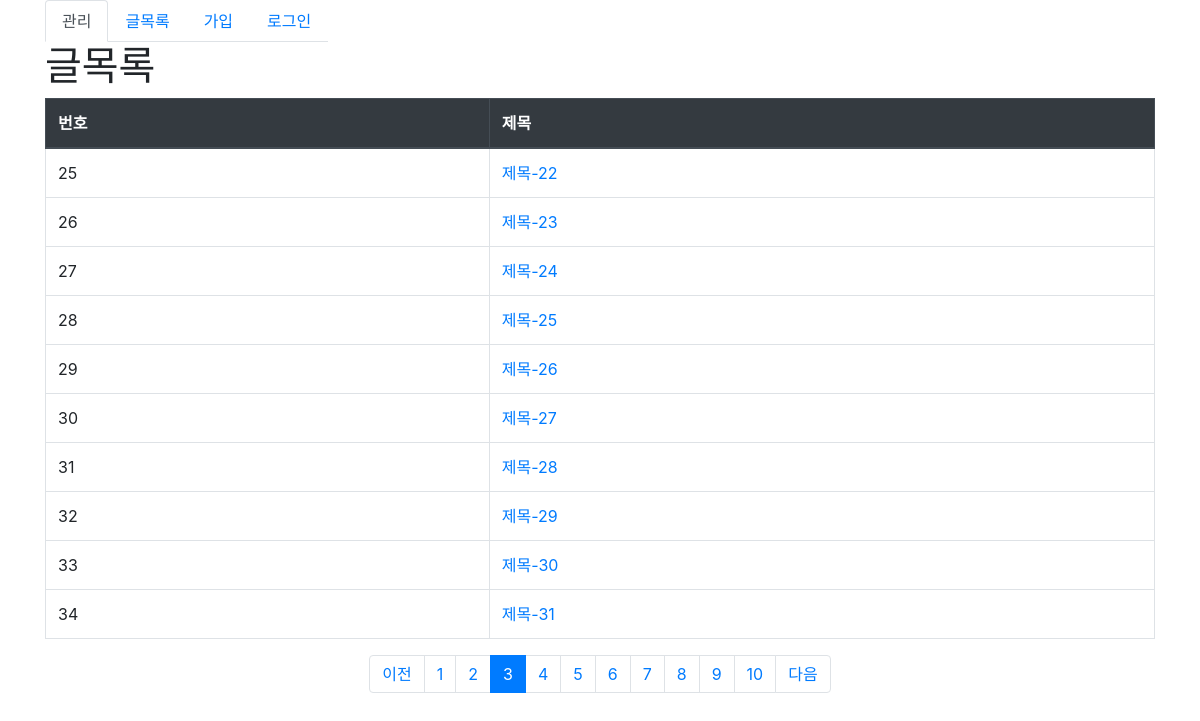
The app's page /board/list?page=3 with its own data.
### board/models.py (models this page shows, shortened)
class Post(models.Model):
    writer = models.ForeignKey(CustomUser, on_delete=models.SET_NULL, verbose_name='작성자', null=True, blank=True)
    title = models.CharField(max_length=255, verbose_name="글제목")# NOT NULL, 빈문자열을 허용 X
    content = models.TextField(verbose_name="글내용") # TextField: 대용량 text
    category = models.ForeignKey(to=Category, on_delete=models.SET_NULL, verbose_name="글 분류", null=True, blank=True)
    create_at = models.DateTimeField(verbose_name="작성일시", auto_now_add=True)
    update_at = models.DateTimeField(verbose_name="수정일시", auto_now=True)
    up_file = models.FileField(verbose_name="업로드 파일",
                               upload_to='files', # media/files 아래 파일을 저장.
                               null=True, blank=True # null값을 가질수 있는 컬럼.
                               )
    up_image = models.ImageField(verbose_name='업로드 이미지',
                                 upload_to="image/%Y/%m/%d",
                                 null=True, blank=True)

### board/views.py (the view)
# urls.py: path('list', views.PostListView.as_view(), name="list"),
class PostListView(ListView):
    template_name = "board/post_list.html"
    model = Post
    paginate_by = 10
    def get_context_data(self, **kwargs):
        context = super().get_context_data(**kwargs)
        paginator = context['paginator']
        page_group_count = 10 # 페이지 그룹에 속한 페이지 수.
        current_page = int(self.request.GET.get('page', 1))
        start_index = int((current_page-1)/page_group_count) * page_group_count
        end_index = start_index + page_group_count
        page_range = paginator.page_range[start_index:end_index]
        start_page = paginator.page(page_range[0]) # 시작페이지의 page객체
        end_page = paginator.page(page_range[-1]) #  마지막페이지의 page객체
        has_previous = start_page.has_previous() # 시작의 이전페이지가 있는지 여부.
        has_next = end_page.has_next()
        context['page_range'] = page_range
        if has_previous:
            context['has_previous'] = has_previous
            context['previous_page_no'] = start_page.previous_page_number # 시작페이지 이전페이지 번호.
        if has_next:
            context['has_next'] = has_next
            context['next_page_no'] = end_page.next_page_number # 마지막 페이지의 다음페이지 번호
        return context

### board/templates/board/post_list.html (shortened to what this page needs)
{%extends 'layout.html'%}
{% load bootstrap4 %}
{%block contents%}
<h1>글목록</h1>
    <table class='table table-bordered'>
        <thead class='thead-dark'>
            <tr>
                <th>번호</th>
                <th>제목</th>
            </tr>
        </thead>
        <tbody>
            {%for i in object_list%}
            <tr>
                <td>
                    {{i.pk}}
                </td>
                <td><a href="{% url 'board:detail' i.pk %}">
                    {{i.title}}
                </a>
                </td>
            </tr>
            {%endfor%}
        </tbody>
    </table>
    {% if is_paginated %}
    <ul class="pagination justify-content-center">
        {% if has_previous %}
        <li class="page-item">
            <a href="{%url 'board:list'%}?page={{previous_page_no}}" class="page-link">이전</a>
        </li>
        {% else %}
        <li class="page-item">
            <span class="page-link">이전</span>
        </li>
    {% endif %}
        {%for page in page_range%}
            {% if page == page_obj.number %}
            <li class="page-item active"><span class="page-link">{{page}}</span></li>
            {% else %}
            <li class="page-item">
                <a class="page-link" href="{%url 'board:list'%}?page={{page}}">{{page}}</a>
            </li>
            {% endif %}
        {%endfor%}
        {% if has_next %}
        <li class="page-item">
            <a href="{%url 'board:list'%}?page={{next_page_no}}" class="page-link">다음</a>
        </li>
        {% else %}
        <li class="page-item">
            <span class="page-link">다음</span>
        </li>
        {% endif %}
    </ul>
    {% endif %}
{%endblock contents%}

### records on screen
Post: pk "25", title "제목-22"
Post: pk "26", title "제목-23"
Post: pk "27", title "제목-24"
Post: pk "28", title "제목-25"
Post: pk "29", title "제목-26"
Post: pk "30", title "제목-27"
Post: pk "31", title "제목-28"
Post: pk "32", title "제목-29"
Post: pk "33", title "제목-30"
Post: pk "34", title "제목-31"

### other values on screen
{{ page }} "1" "2" "4" "5" "6" "7" "8" "9" "10"
{{ page }} "3"
